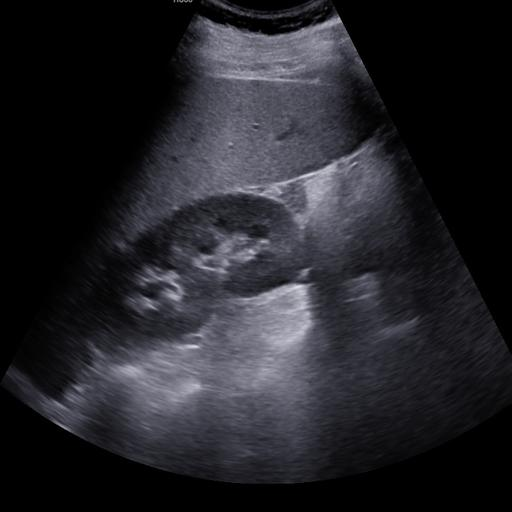
#> input picture datasets/Normal/Normal_1090.JPG, 512 x 512 px
$ python -i image_transformations.py   (imports and definitions only)
#> lines starting #> are read from the running program, lines starting #| are printed output that depends on the picture
import cv2


def apply_grayscale(image):
    return cv2.cvtColor(image, cv2.COLOR_RGB2GRAY)


def apply_gaussian_blur(image, kernel_size=(5, 5)):
    return cv2.GaussianBlur(image, kernel_size, 0)


def apply_histogram_equalization(image):
    if len(image.shape) == 3:
        img_yuv = cv2.cvtColor(image, cv2.COLOR_RGB2YUV)
#> img_yuv: shape (512, 512, 3); mean of channels 0, 1, 2 35.9, 130.2, 127.6
        img_yuv[:, :, 0] = cv2.equalizeHist(img_yuv[:, :, 0])
#> img_yuv: shape (512, 512, 3); mean of channels 0, 1, 2 79.5, 130.2, 127.6
        return cv2.cvtColor(img_yuv, cv2.COLOR_YUV2RGB)
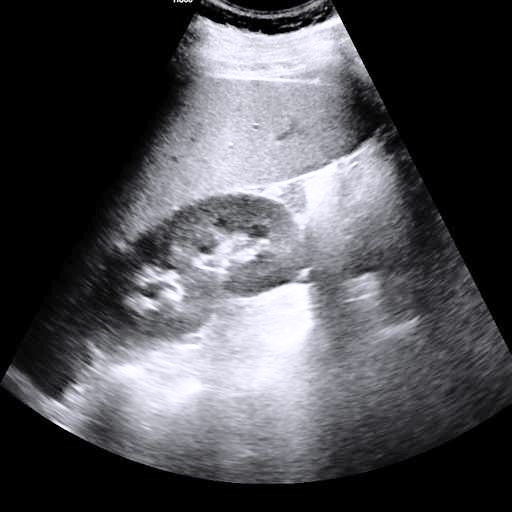
#> returned value: shape (512, 512, 3); mean R, G, B 79.1, 78.9, 83.6
    else:
        return cv2.equalizeHist(image)

>>> import cv2
>>> picture = cv2.cvtColor(cv2.imread('../datasets/Normal/Normal_1090.JPG'), cv2.COLOR_BGR2RGB)
>>> result = apply_histogram_equalization(picture)

$ run again, on datasets/Normal/Normal_1101.JPG
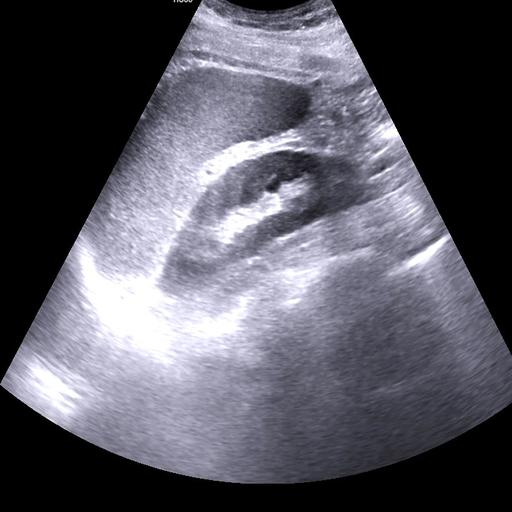
#> input picture datasets/Normal/Normal_1101.JPG, 512 x 512 px
#> in apply_histogram_equalization, `return cv2.cvtColor(img_yuv, cv2.COLOR_YUV2RGB)`:
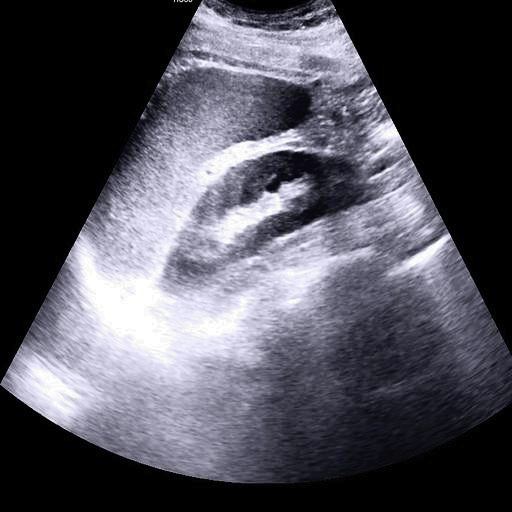
#> returned value: shape (512, 512, 3); mean R, G, B 81.2, 80.3, 90.4

$ run again, on datasets/Normal/Normal_1140.JPG
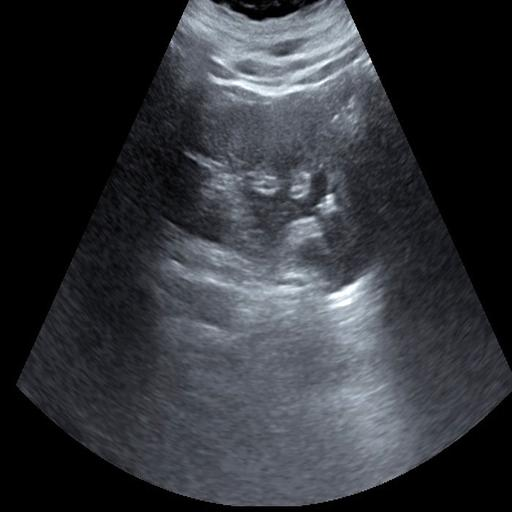
#> input picture datasets/Normal/Normal_1140.JPG, 512 x 512 px
#> in apply_histogram_equalization, `return cv2.cvtColor(img_yuv, cv2.COLOR_YUV2RGB)`:
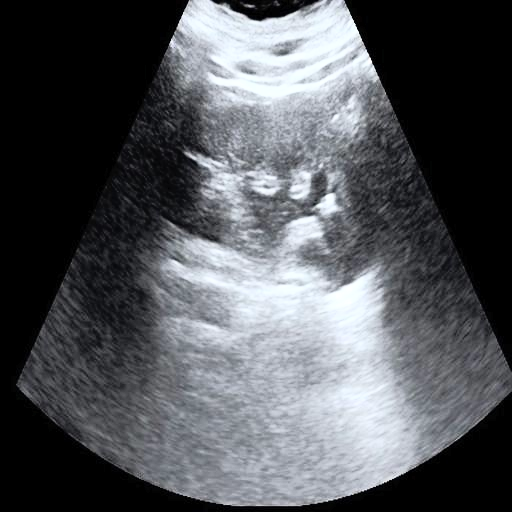
#> returned value: shape (512, 512, 3); mean R, G, B 82.9, 85.4, 89.7

$ run again, on datasets/Normal/Normal_1161.JPG
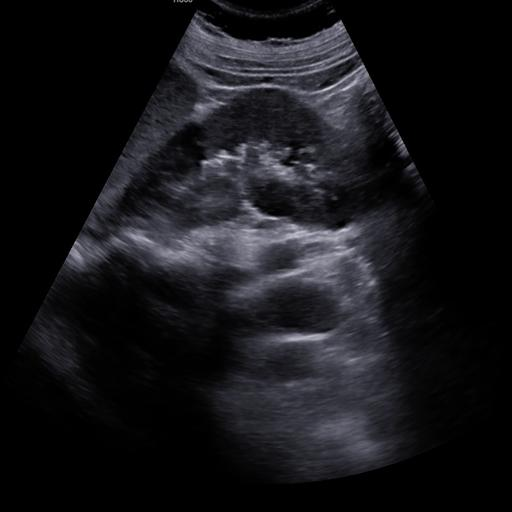
#> input picture datasets/Normal/Normal_1161.JPG, 512 x 512 px
#> in apply_histogram_equalization, `return cv2.cvtColor(img_yuv, cv2.COLOR_YUV2RGB)`:
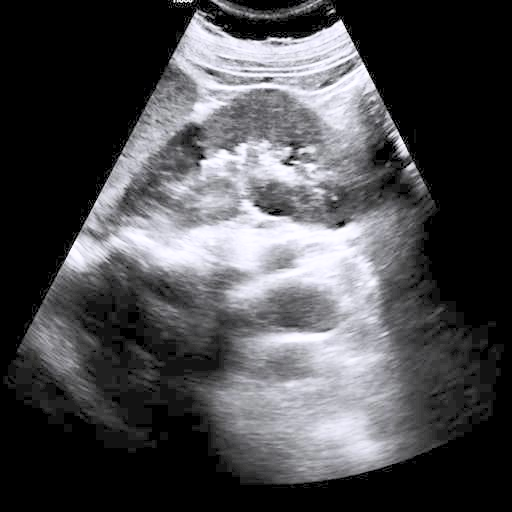
#> returned value: shape (512, 512, 3); mean R, G, B 74.3, 74.2, 77.1
